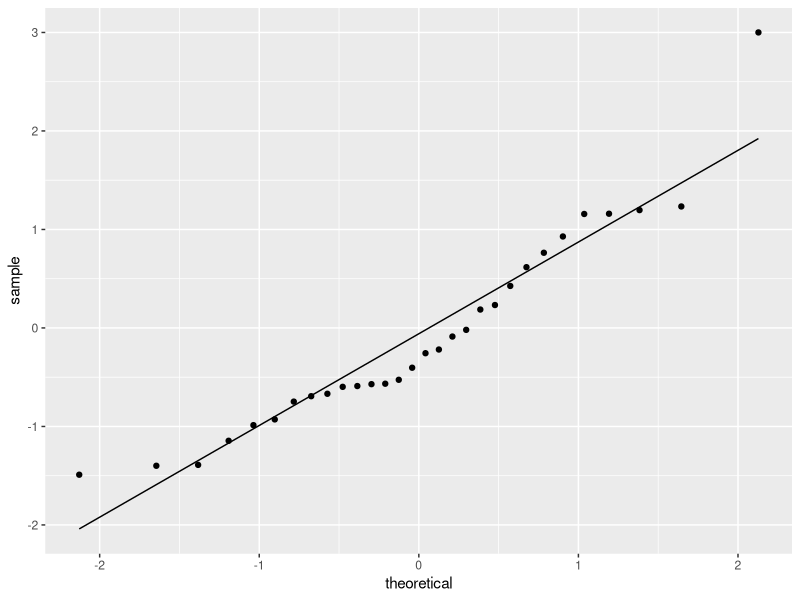
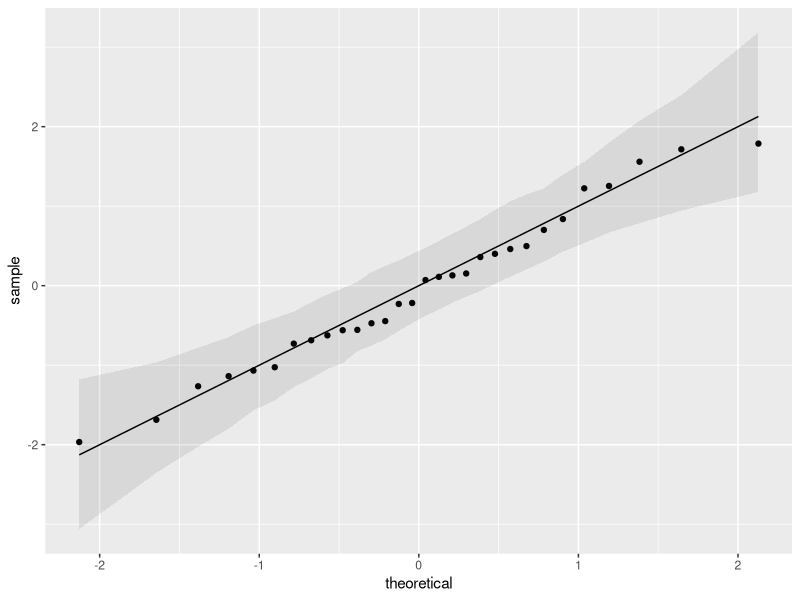

These figures' R source, in order:
## ---- chunk 1
library(ggplot2)
library(dplyr)
## ---- chunk 2
set.seed(12332)
n <- 30
norm <- data.frame(x = rnorm(n))
norm %>%
  ggplot(aes(sample = x)) +
  geom_qq_line() +
  geom_qq() 
cat('The p-value for SW test is: ', round(shapiro.test(norm$x)$p.value, 4))
## ---- chunk 3
set.seed(123)
eg_norm_CI <- data.frame(x = rnorm(n))

X <- matrix(rnorm(n*1000), nr = n)
X <- apply(X, 2, sort)
Q <- apply(X, 1, quantile, prob = c(0.025, 0.975))
xx <- qnorm(((1:n)-0.5)/n)

eg_norm_CI %>%
  ggplot(aes(sample = x)) +
  geom_qq() +
  geom_ribbon(aes(x = xx, ymin = Q[1, ], ymax = Q[2, ]), alpha = 0.1) +
  geom_line(aes(x = xx, y = xx)) +
  xlab("theoretical") +
  ylab("sample")
